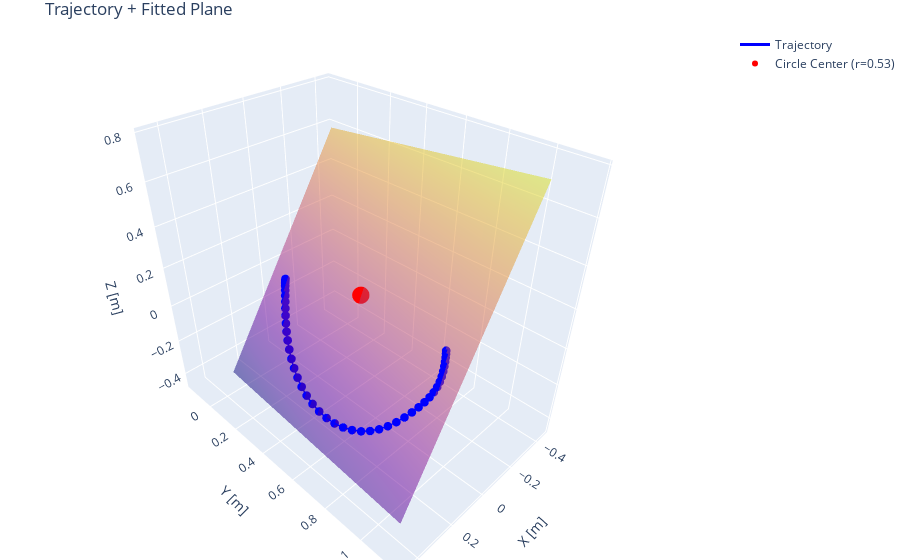

Notebook cell for this chart:
### Code cell
plot_data  = data[data['address']==unique_addresses[1]]
pos, vel, a_mag = compute_trajectory(plot_data,deadband=12)
plot_trajectory_with_fitted_plane_and_circle(pos)

### Figure 1 — Plotly figure (JSON) as saved in the notebook; plotly's stock layout.template omitted (floating-point values rounded to 4 significant figures; data arrays with more than 128 entries replaced by an {"elided": "..."} marker saying what was removed)
{"data": [{"name": "Plane", "opacity": 0.5, "showscale": false, "type": "surface", "x": {"elided": "20x20 float values"}, "y": {"elided": "20x20 float values"}, "z": {"elided": "20x20 float values"}}, {"line": {"color": "blue", "width": 3}, "marker": {"size": 3}, "mode": "lines+markers", "name": "Trajectory", "type": "scatter3d", "x": {"elided": "176 float values"}, "y": {"elided": "176 float values"}, "z": {"elided": "176 float values"}}, {"marker": {"color": "red", "size": 6}, "mode": "markers", "name": "Circle Center (r=0.53)", "type": "scatter3d", "x": [0.00708], "y": [0.5086], "z": [0.1643]}], "layout": {"margin": {"b": 0, "l": 0, "r": 0, "t": 30}, "scene": {"aspectmode": "data", "xaxis": {"title": {"text": "X [m]"}}, "yaxis": {"title": {"text": "Y [m]"}}, "zaxis": {"title": {"text": "Z [m]"}}}, "title": {"text": "Trajectory + Fitted Plane"}}}
